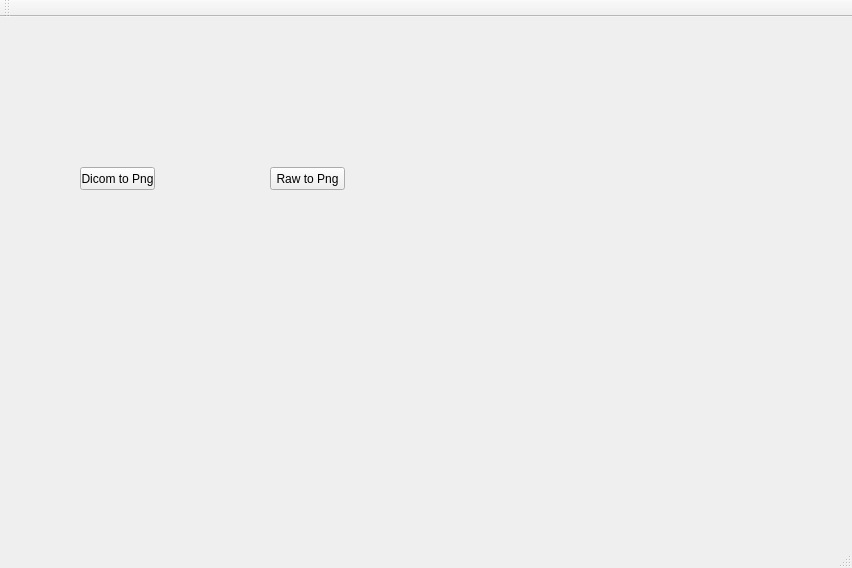
<?xml version="1.0" encoding="UTF-8"?>
<ui version="4.0">
 <class>MainWindow</class>
 <widget class="QMainWindow" name="MainWindow">
  <property name="geometry">
   <rect>
    <x>0</x>
    <y>0</y>
    <width>852</width>
    <height>568</height>
   </rect>
  </property>
  <property name="windowTitle">
   <string>MainWindow</string>
  </property>
  <widget class="QWidget" name="centralWidget">
   <widget class="QPushButton" name="DicomToPng">
    <property name="geometry">
     <rect>
      <x>80</x>
      <y>150</y>
      <width>75</width>
      <height>23</height>
     </rect>
    </property>
    <property name="text">
     <string>Dicom to Png</string>
    </property>
   </widget>
   <widget class="QPushButton" name="RawToPng">
    <property name="geometry">
     <rect>
      <x>270</x>
      <y>150</y>
      <width>75</width>
      <height>23</height>
     </rect>
    </property>
    <property name="text">
     <string>Raw to Png</string>
    </property>
   </widget>
  </widget>
  <widget class="QMenuBar" name="menuBar">
   <property name="geometry">
    <rect>
     <x>0</x>
     <y>0</y>
     <width>852</width>
     <height>21</height>
    </rect>
   </property>
  </widget>
  <widget class="QToolBar" name="mainToolBar">
   <attribute name="toolBarArea">
    <enum>TopToolBarArea</enum>
   </attribute>
   <attribute name="toolBarBreak">
    <bool>false</bool>
   </attribute>
  </widget>
  <widget class="QStatusBar" name="statusBar"/>
 </widget>
 <layoutdefault spacing="6" margin="11"/>
 <resources/>
 <connections/>
</ui>
